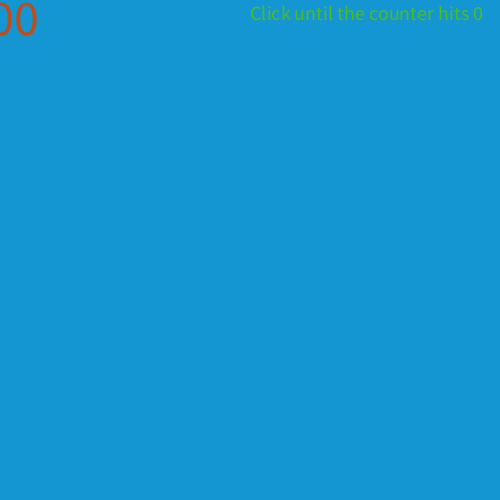
Frame 1 (no input)
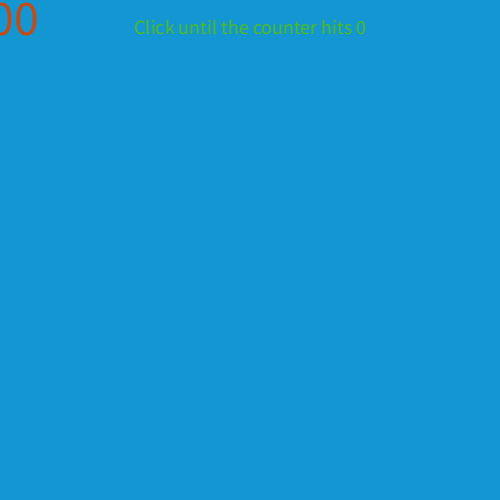
Frame 60 (the mouse pressed at the canvas centre just before this capture)
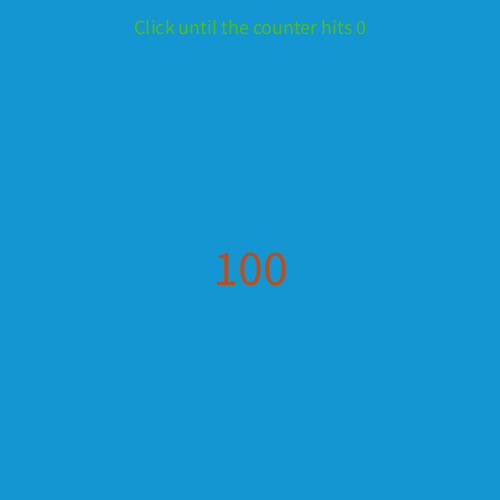
Frame 120 (the mouse held since frame 60 and released just before this capture)

The Processing sketch that drew these frames (run headless with seeded random() and noise(); from frame 60 on, the mouse is pressed at the canvas centre):

// Processing sketch: processing_104057
// ── processing_104057.pde

int x,y,counter=100;

void setup()
{
size (500,500);
}

void draw()
{
background(20,150,210);
fill(78,189,28);
textSize(20);
text("Click until the counter hits 0", width/2, 20);
textAlign(CENTER,TOP);
fill(189,78,28);
textSize(50);
text(counter, mouseX, mouseY); 
win();
stayAtZero();
}

void mouseClicked()
{
counter -= 1;
}

void win()
{
if (counter == 0)
{
fill(189,78,28);
textSize(50);
text("YOU WIN!!!!!!", width/2, height/2);
textAlign(CENTER,CENTER);
}
}

void stayAtZero()
{
if (counter < 0)
{
counter = 0;
win();
}
}
